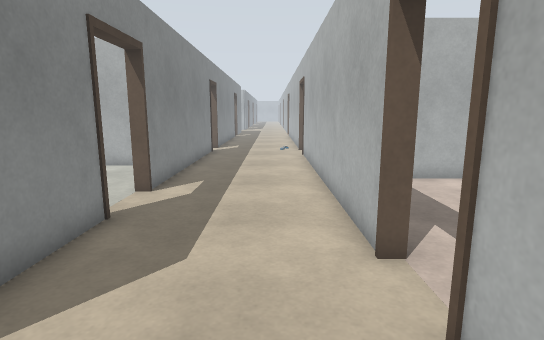
view 1 (above)

19 first-person views from a walk through a robot-simulator world made for Gazebo. The camera is 1.2 m above the floor, tilts 10° down and sees 80° across. The floor is counted in squares, 0.5 m on a side. Each view is taken from the middle of a square. On the plan, view 1 faces up. The plan holds only what a view shows up to about 19 squares ahead; the rest is blank. The place goes on beyond the plan.

view 2
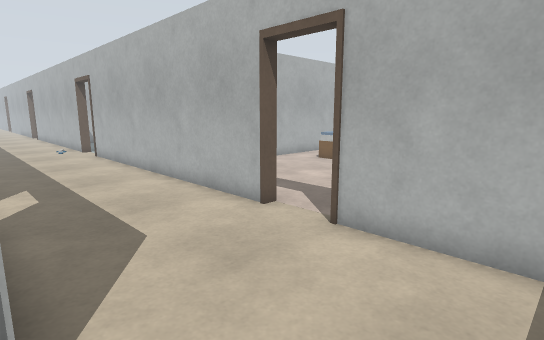

view 3
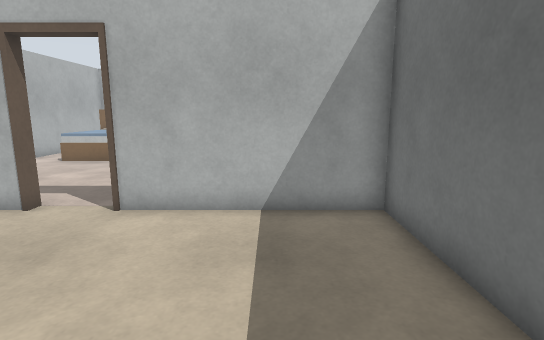

view 4
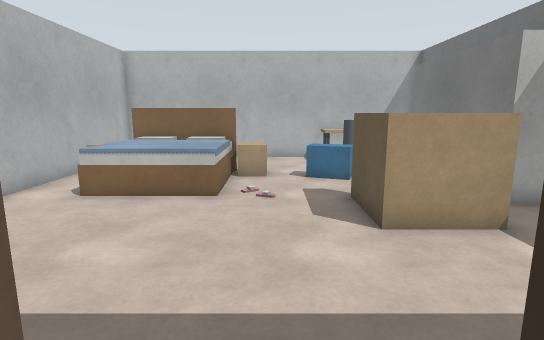

view 5
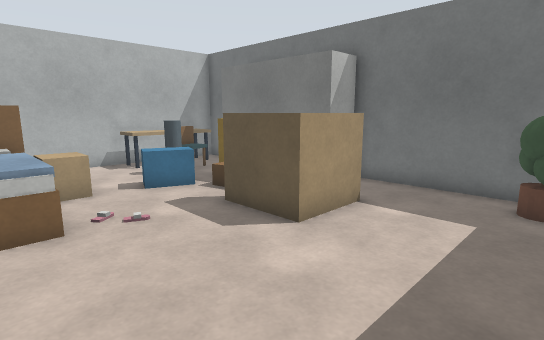

view 6
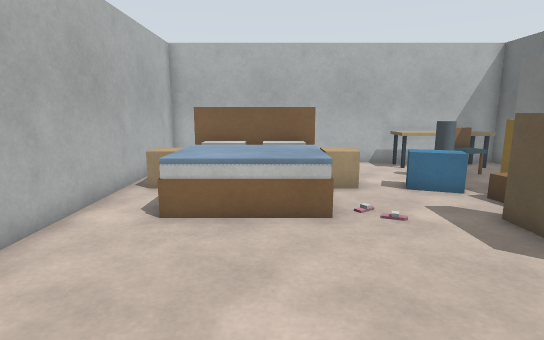

view 7
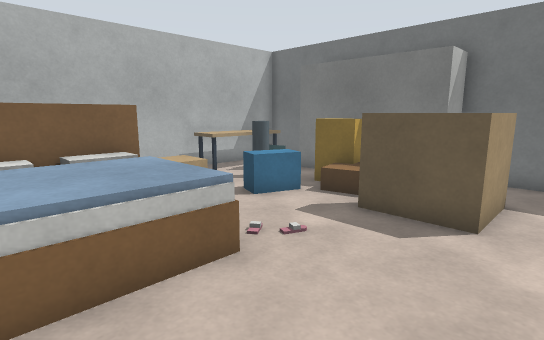

view 8
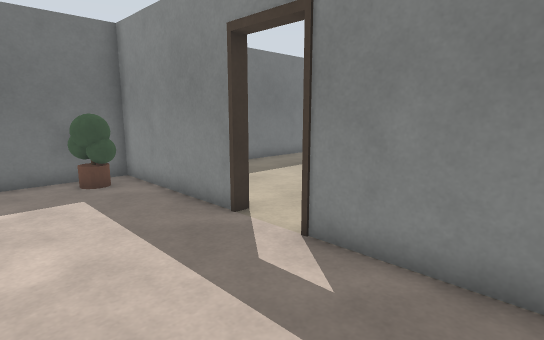

view 9
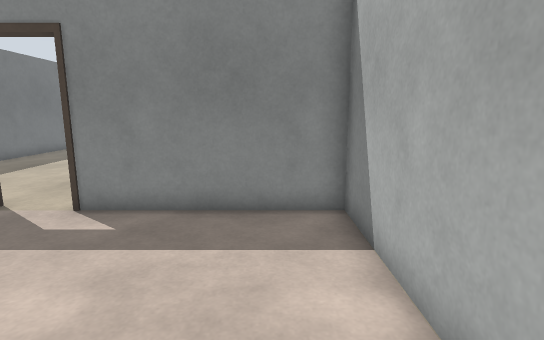

view 10
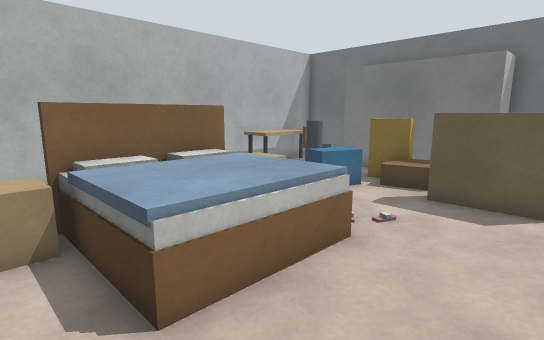

view 11
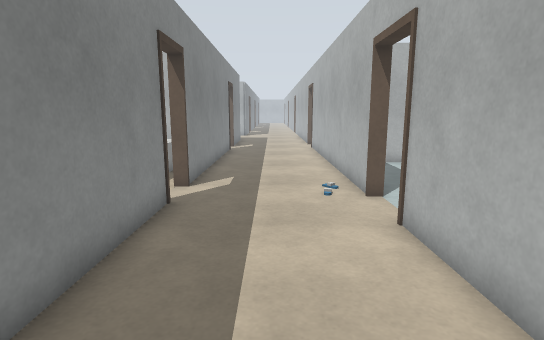

view 12
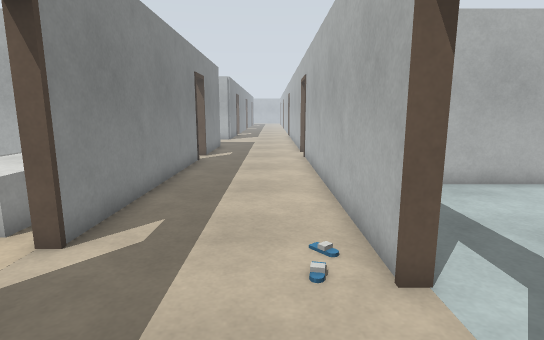

view 13
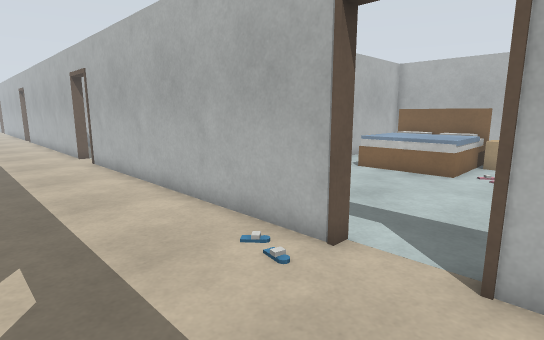

view 14
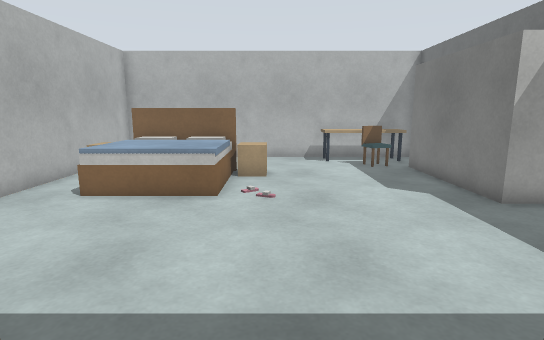

view 15
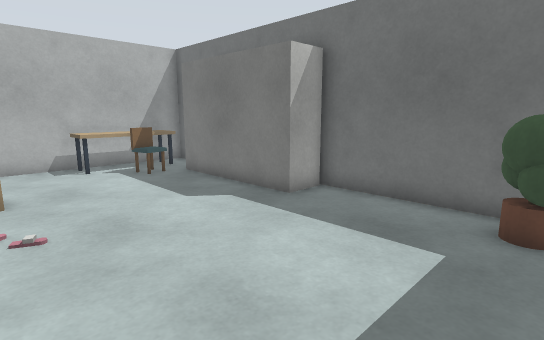

view 16
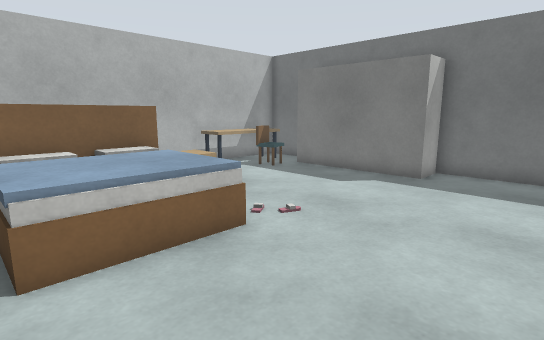

view 17
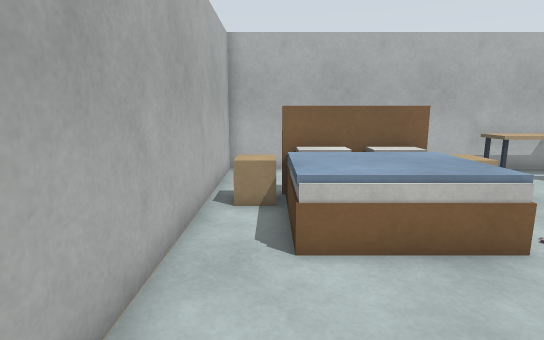

view 18
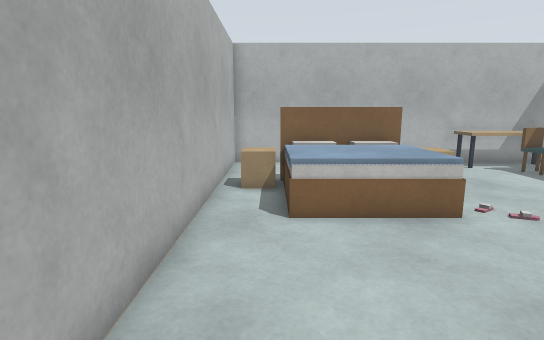

view 19
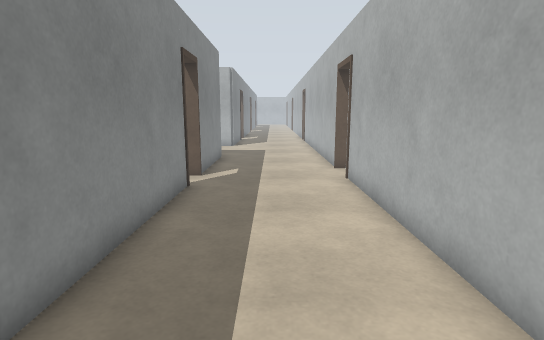

### Floor plan
Ten units are one square. View 1 is at (0, 0); x grows to the right and y downward. Boxes are objects, and circles mark ways between rooms. Rooms are numbered by the first view taken in them; rooms with no view inside come last. Other rooms are left out.
<svg viewBox="-70 -430 263 473">
<path fill="none" stroke="#000" d="M-65 38 18 38 18 -15M18 -54 18 -64M-38 -65 -38 -41M18 -15 18 -25M22 -26 22 38 94 38 94 22 155 22M164 38 188 38 188 -118 22 -118 22 -55M18 -214 18 -345M-38 -195 -38 -104M-38 -335 -38 -234M18 -374 18 -425M-38 -410 -38 -358M18 -64 18 -185M144 -214 144 -258M38 -122 94 -122 94 -138 155 -138M168 -122 188 -122 188 -278 45 -278"/>
<rect x="15" y="-35" width="10" height="10" fill="#bbb"><title>brown box</title></rect>
<rect x="15" y="-55" width="10" height="10" fill="#bbb"><title>brown box</title></rect>
<rect x="25" y="15" width="20" height="20" fill="#bbb"><title>green ball</title></rect>
<rect x="25" y="15" width="10" height="10" fill="#bbb"><title>green ball</title></rect>
<rect x="35" y="25" width="10" height="10" fill="#bbb"><title>green ball</title></rect>
<rect x="65" y="-15" width="20" height="30" fill="#bbb"><title>beige box</title></rect>
<rect x="75" y="-25" width="30" height="10" fill="#bbb"><title>beige box</title></rect>
<rect x="95" y="-95" width="10" height="40" fill="#bbb"><title>white box</title></rect>
<rect x="105" y="-15" width="20" height="30" fill="#bbb"><title>brown box</title></rect>
<rect x="105" y="-65" width="30" height="10" fill="#bbb"><title>brown box</title></rect>
<rect x="105" y="-105" width="30" height="40" fill="#bbb"><title>blue box</title></rect>
<rect x="115" y="-5" width="20" height="20" fill="#bbb"><title>yellow box</title></rect>
<rect x="125" y="-35" width="20" height="30" fill="#bbb"><title>blue box</title></rect>
<rect x="125" y="-55" width="20" height="20" fill="#bbb"><title>beige box</title></rect>
<rect x="125" y="-115" width="20" height="20" fill="#bbb"><title>beige box</title></rect>
<rect x="135" y="-75" width="10" height="20" fill="#bbb"><title>white box</title></rect>
<rect x="135" y="-95" width="10" height="20" fill="#bbb"><title>white box</title></rect>
<rect x="145" y="5" width="10" height="10" fill="#bbb"><title>cyan box</title></rect>
<rect x="145" y="-15" width="10" height="20" fill="#bbb"><title>grey cylinder</title></rect>
<rect x="155" y="-5" width="10" height="20" fill="#bbb"><title>brown box</title></rect>
<rect x="165" y="-15" width="20" height="40" fill="#bbb"><title>beige box</title></rect>
<rect x="-45" y="-75" width="10" height="10" fill="#bbb"><title>brown box</title></rect>
<rect x="-45" y="-105" width="10" height="10" fill="#bbb"><title>brown box</title></rect>
<rect x="-45" y="-215" width="10" height="20" fill="#bbb"><title>brown box</title></rect>
<rect x="-45" y="-235" width="10" height="20" fill="#bbb"><title>brown box</title></rect>
<rect x="-45" y="-345" width="10" height="10" fill="#bbb"><title>brown box</title></rect>
<rect x="-45" y="-355" width="10" height="10" fill="#bbb"><title>brown box</title></rect>
<rect x="15" y="-195" width="10" height="10" fill="#bbb"><title>brown box</title></rect>
<rect x="15" y="-215" width="10" height="10" fill="#bbb"><title>brown box</title></rect>
<rect x="25" y="-145" width="20" height="20" fill="#bbb"><title>green ball</title></rect>
<rect x="25" y="-145" width="10" height="10" fill="#bbb"><title>green ball</title></rect>
<rect x="35" y="-135" width="10" height="10" fill="#bbb"><title>green ball</title></rect>
<rect x="95" y="-255" width="10" height="40" fill="#bbb"><title>white box</title></rect>
<rect x="105" y="-225" width="30" height="10" fill="#bbb"><title>brown box</title></rect>
<rect x="105" y="-265" width="30" height="40" fill="#bbb"><title>blue box</title></rect>
<rect x="125" y="-215" width="20" height="20" fill="#bbb"><title>beige box</title></rect>
<rect x="125" y="-275" width="20" height="20" fill="#bbb"><title>beige box</title></rect>
<rect x="135" y="-235" width="10" height="20" fill="#bbb"><title>white box</title></rect>
<rect x="135" y="-255" width="10" height="20" fill="#bbb"><title>white box</title></rect>
<rect x="145" y="-155" width="10" height="10" fill="#bbb"><title>cyan box</title></rect>
<rect x="155" y="-165" width="10" height="20" fill="#bbb"><title>brown box</title></rect>
<rect x="165" y="-175" width="20" height="40" fill="#bbb"><title>beige box</title></rect>
<circle cx="-10" cy="-20" r="3" fill="#2a7"/>
<circle cx="20" cy="-40" r="3" fill="#2a7"/>
<circle cx="-10" cy="-60" r="3" fill="#2a7"/>
<circle cx="20" cy="-200" r="3" fill="#2a7"/>
<text x="-30" y="10">1</text>
<text x="-10" y="-40">2</text>
<text x="100" y="-40">3</text>
<text x="-10" y="-240">4</text>
<text x="100" y="-200">5</text>
</svg>
Room 1 opens to room 2. Room 2 opens to room 3. Room 2 opens to room 4. Room 4 opens to room 5.

Where each view was taken, in squares from view 1:
view 1: 0 up, 0 right, facing up
view 2: 1 down, 4 left, facing up-right
view 3: 1 down, 6 left, facing right
view 4: 4 up, 1 right, facing right
view 5: 7 up, 3 right, facing down-right
view 6: 7 up, 3 right, facing right
view 7: 9 up, 6 right, facing down-right
view 8: 9 up, 7 right, facing down-left
view 9: 10 up, 10 right, facing left
view 10: 11 up, 7 right, facing down-right
view 11: 12 up, 1 left, facing up
view 12: 17 up, 0 right, facing up
view 13: 18 up, 3 left, facing up-right
view 14: 20 up, 1 right, facing right
view 15: 21 up, 3 right, facing down-right
view 16: 26 up, 5 right, facing down-right
view 17: 26 up, 5 right, facing right
view 18: 26 up, 3 right, facing right
view 19: 23 up, 1 left, facing up
